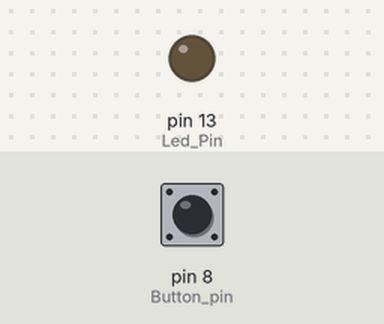
Bench run of a sketch on a simulated Arduino Uno, built with avr-gcc and run on an emulated ATmega328P. Parts: output pins drawn as LEDs (lit = HIGH). Dashed ring = blinking. The inputs (shaded band) are chosen by the test bench; at power-on: pin 8 (Button_pin) HIGH.

Above: at 0.1 s.
At 1.2 s:
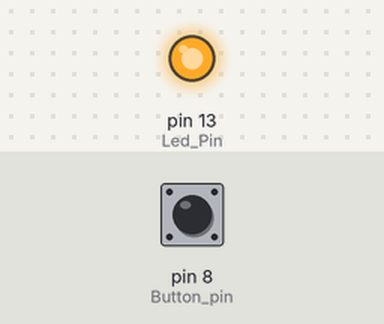
1.3 s: pin 8 (Button_pin) pulled LOW for 0.15 s
At 1.9 s:
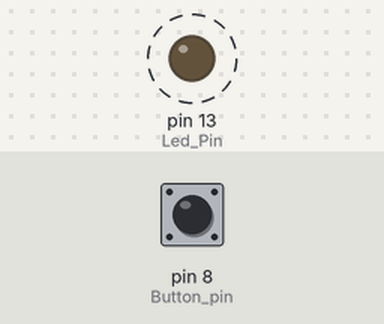
Timing chart, 0 to 10.3 s (numbered marks = the images above; inputs shaded):
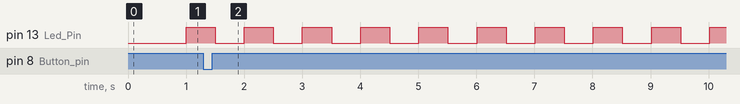

Measured:
- after the input at 1.3 s, pin 13 (Led_Pin): alternates HIGH for 0.50 s and LOW for 0.50 s, starting after 0.20 s

The sketch:

first.ino
```cpp
#define clock_cpu_down {CLKPR = 1<<CLKPCE;CLKPR = 8;}   //уменьшаем частоту и энерго потребление
#define clock_cpu_up   {CLKPR = 1<<CLKPCE;CLKPR = 0;}  //возвращаем как было

#define ON HIGH          //включено
#define OFF LOW         //выключено

#define S_OFF 0       //состояние выключено
#define S_Pre_ON_pulse 1        //состояние когда светодиод выключен и нажали кнопку
#define S_ON 2        //состояние после отпускания кнопки, светодиод горит
#define S_Post_ON_pulse 3       //состояние после нажатия кнопки при включеном светодиоде, должен быстро моргать
#define S_Pre_OFF_pulse 4       //состояние после отпускания кнопки, должен поморгать 10 раз и выключиться

#define Pre_ON_pulse_time 1000     //Когда светодиод выключен и кнопка нажата
#define Post_ON_pulse_time 500    //время моргания когда кнопка нажата и диод горит
#define Pre_OFF_pulse_time 1000   //время моргания когда отпустили кнопку, должен 10 раз моргнуть и выключиться
#define Pre_OFF_pulse_count 25  //количество вспышек перед выключением

#define PRESS HIGH   //нажата
#define FREE   LOW  //отпущена

#define Button_pin 8   //нога для кнопки
#define Led_Pin 13    //светодиод

#define prolong 0       //признак продолжения
#define switch_off 1   //признак переключения


boolean cpu_up=true;

void setup() {
  //инициализируем порты для светодиода и кнопки.
  pinMode(Led_Pin, OUTPUT);
  pinMode(Button_pin, INPUT);
}

void led_Pulse(unsigned long pulse_time){        //процедура мигания, параметр период мигания
  static unsigned long previousTime = 0;        //переменная для хранения времени последнего переключения
  if(millis() - previousTime > pulse_time) {    //если с последнего переключения прошло больше времени чем передано в параметре:
      previousTime = millis();                  //сохраняем текущее время как время последнего переключения
      digitalWrite(Led_Pin, !digitalRead(Led_Pin));  //и реверсируем состояние светодиода
  }
}

void led_count_Pulse(unsigned long pulse_count_time, unsigned int pulse_count){   //процедура мигания n раз
  static unsigned long previousTime = 0;                    //переменная для хранения времени последнего переключения
  static unsigned int previousCount = 0;                    //переменная для хранения выполненных переключений
  do {
    if(((millis() - previousTime) > pulse_count_time)){
      previousCount = previousCount + 1;
      previousTime = millis();
      digitalWrite(Led_Pin, !digitalRead(Led_Pin));
    }
  }while (previousCount < (pulse_count * 2));
  previousCount = 0;
}


//===============================Реализация состояний================================================================
byte P_OFF(){
  digitalWrite(Led_Pin,LOW);
  if (cpu_up) {
    clock_cpu_down; //снижаем частоту МК до 62.5 кГц
    cpu_up=false;
  }
  return digitalRead(Button_pin);
}

byte P_Pre_ON_pulse(){
  if (!cpu_up) {
    clock_cpu_up; //Возвращаем частоту МК на 16 МГц
    cpu_up=true;
  }
  led_Pulse(Pre_ON_pulse_time);
  return !digitalRead(Button_pin);
}

byte P_ON(){
  digitalWrite(Led_Pin, ON);
  return digitalRead(Button_pin);
}
byte P_Post_ON_pulse(){
  led_Pulse(Post_ON_pulse_time);
  return !digitalRead(Button_pin);
}
byte P_Pre_OFF_pulse(){
  led_count_Pulse(Pre_OFF_pulse_time, Pre_OFF_pulse_count);
  return switch_off;
}

//====================================================================================================================
void loop() {
  static byte Current_State=S_OFF;
  switch (Current_State) {
    case S_OFF:
      Current_State = Current_State + P_OFF();
      break;
    case S_Pre_ON_pulse:
      Current_State = Current_State + P_Pre_ON_pulse();
      break;
    case S_ON:
      Current_State = Current_State + P_ON();
      break;
    case S_Post_ON_pulse:
      Current_State = Current_State + P_Post_ON_pulse();
      break;
    case S_Pre_OFF_pulse:
      Current_State = Current_State + P_Pre_OFF_pulse();
      break;
    default:
     Current_State=S_OFF;
     break;
  }
}
```
